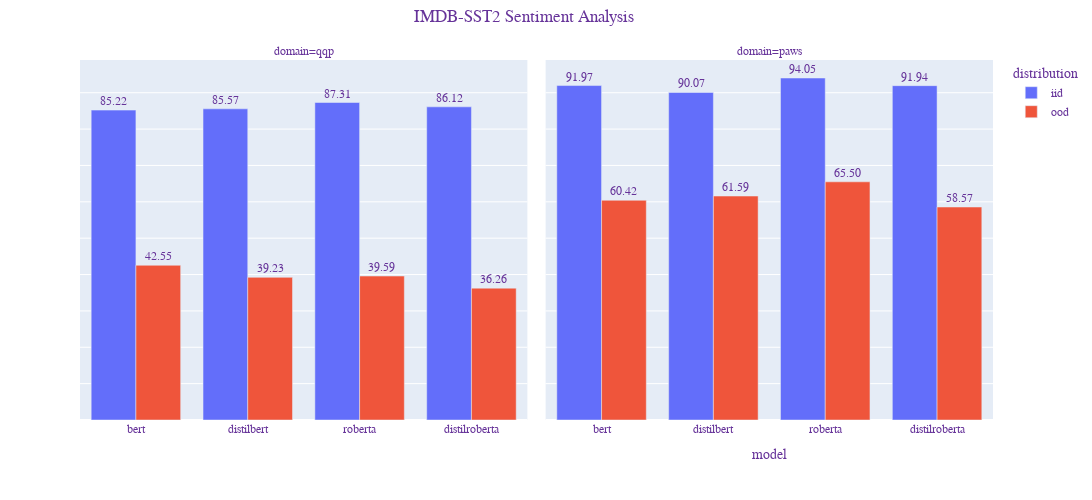

Notebook code cell kept with this figure:
### Code cell
# df = px.data.tips()
fig = px.bar(df, x="model", y="macro-f1", text="macro-f1", color="distribution", barmode="group", facet_col="domain",
             category_orders={"model": ["bert", "distilbert", "roberta", "distilroberta"]}, width=1200, height=500)

fig.update_traces(texttemplate='%{text:.2f}', textposition='outside')
fig.update_layout(
    title={
        'text': "IMDB-SST2 Sentiment Analysis",
        'y':0.98,
        'x':0.48,
        'xanchor': 'center',
        'yanchor': 'top'},
    xaxis_title="",
    yaxis_title="",
    font=dict(
        family="Courier New, monospace",
        # size=10,
        color="RebeccaPurple",
    )
)
fig.update_yaxes(showticklabels=False)

fig.show()

### Figure 1 — Plotly figure (JSON) as saved in the notebook; plotly's stock layout.template omitted (floating-point values rounded to 4 significant figures)
{"data": [{"alignmentgroup": "True", "hovertemplate": "distribution=iid<br>domain=qqp<br>model=%{x}<br>macro-f1=%{text}<extra></extra>", "legendgroup": "iid", "marker": {"color": "#636efa"}, "name": "iid", "offsetgroup": "iid", "orientation": "v", "showlegend": true, "text": [87.31, 85.22, 85.57, 86.12], "textposition": "outside", "texttemplate": "%{text:.2f}", "type": "bar", "x": ["roberta", "bert", "distilbert", "distilroberta"], "xaxis": "x", "y": [87.31, 85.22, 85.57, 86.12], "yaxis": "y"}, {"alignmentgroup": "True", "hovertemplate": "distribution=iid<br>domain=paws<br>model=%{x}<br>macro-f1=%{text}<extra></extra>", "legendgroup": "iid", "marker": {"color": "#636efa"}, "name": "iid", "offsetgroup": "iid", "orientation": "v", "showlegend": false, "text": [94.05, 91.97, 90.07, 91.94], "textposition": "outside", "texttemplate": "%{text:.2f}", "type": "bar", "x": ["roberta", "bert", "distilbert", "distilroberta"], "xaxis": "x2", "y": [94.05, 91.97, 90.07, 91.94], "yaxis": "y2"}, {"alignmentgroup": "True", "hovertemplate": "distribution=ood<br>domain=qqp<br>model=%{x}<br>macro-f1=%{text}<extra></extra>", "legendgroup": "ood", "marker": {"color": "#EF553B"}, "name": "ood", "offsetgroup": "ood", "orientation": "v", "showlegend": true, "text": [39.59, 42.55, 39.23, 36.26], "textposition": "outside", "texttemplate": "%{text:.2f}", "type": "bar", "x": ["roberta", "bert", "distilbert", "distilroberta"], "xaxis": "x", "y": [39.59, 42.55, 39.23, 36.26], "yaxis": "y"}, {"alignmentgroup": "True", "hovertemplate": "distribution=ood<br>domain=paws<br>model=%{x}<br>macro-f1=%{text}<extra></extra>", "legendgroup": "ood", "marker": {"color": "#EF553B"}, "name": "ood", "offsetgroup": "ood", "orientation": "v", "showlegend": false, "text": [65.5, 60.42, 61.59, 58.57], "textposition": "outside", "texttemplate": "%{text:.2f}", "type": "bar", "x": ["roberta", "bert", "distilbert", "distilroberta"], "xaxis": "x2", "y": [65.5, 60.42, 61.59, 58.57], "yaxis": "y2"}], "layout": {"annotations": [{"font": {}, "showarrow": false, "text": "domain=qqp", "x": 0.245, "xanchor": "center", "xref": "paper", "y": 1, "yanchor": "bottom", "yref": "paper"}, {"font": {}, "showarrow": false, "text": "domain=paws", "x": 0.755, "xanchor": "center", "xref": "paper", "y": 1, "yanchor": "bottom", "yref": "paper"}], "barmode": "group", "font": {"color": "RebeccaPurple", "family": "Courier New, monospace"}, "height": 500, "legend": {"title": {"text": "distribution"}, "tracegroupgap": 0}, "margin": {"t": 60}, "title": {"text": "IMDB-SST2 Sentiment Analysis", "x": 0.48, "xanchor": "center", "y": 0.98, "yanchor": "top"}, "width": 1200, "xaxis": {"anchor": "y", "categoryarray": ["bert", "distilbert", "roberta", "distilroberta"], "categoryorder": "array", "domain": [0, 0.49], "title": {"text": ""}}, "xaxis2": {"anchor": "y2", "categoryarray": ["bert", "distilbert", "roberta", "distilroberta"], "categoryorder": "array", "domain": [0.51, 1], "matches": "x", "title": {"text": "model"}}, "yaxis": {"anchor": "x", "domain": [0, 1], "showticklabels": false, "title": {"text": ""}}, "yaxis2": {"anchor": "x2", "domain": [0, 1], "matches": "y", "showticklabels": false}}}
